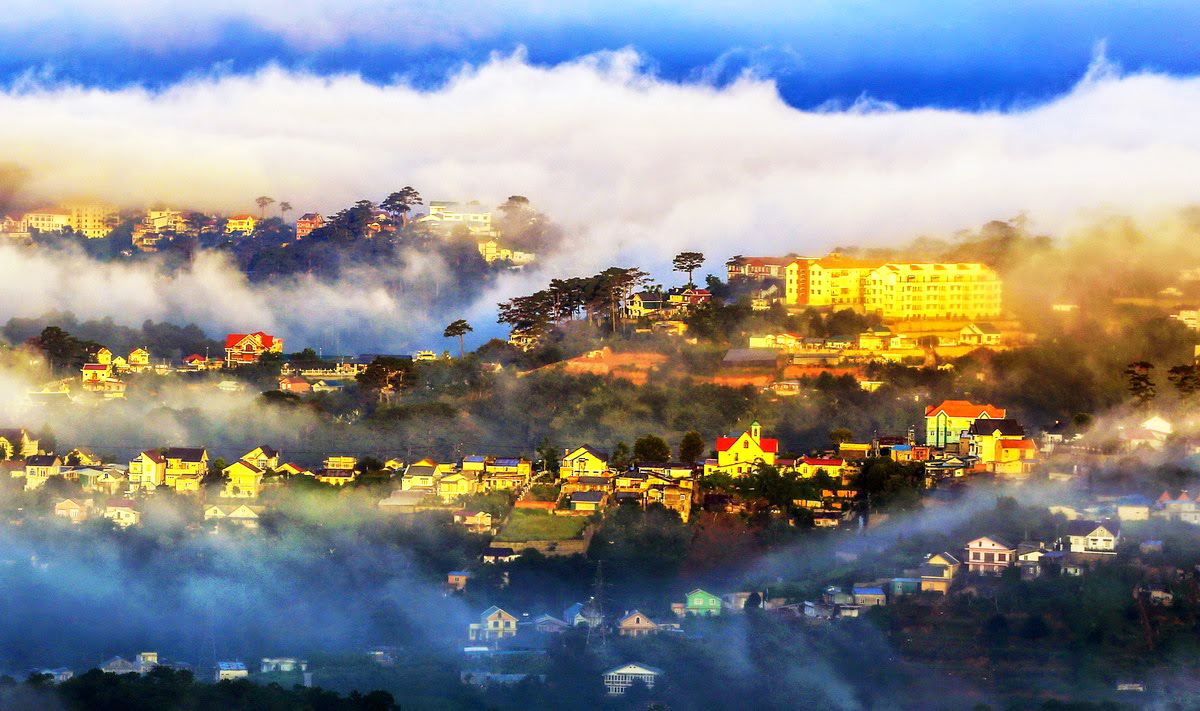
#> input picture Sources_imgs/DaLat.jpg, 1200 x 711 px
$ python seam_carving.py -resize -im Sources_imgs/DaLat.jpg -out out.png
#> lines starting #> are read from the running program, lines starting #| are printed output that depends on the picture
# USAGE:
# python seam_carving.py (-resize | -remove) -im IM -out OUT [-mask MASK]
#                        [-rmask RMASK] [-dy DY] [-dx DX] [-vis] [-hremove] [-backward_energy]
# Examples:
# python seam_carving.py -resize -im demos/ratatouille.jpg -out ratatouille_resize.jpg
#        -mask demos/ratatouille_mask.jpg -dy 20 -dx -200 -vis
# python seam_carving.py -remove -im demos/eiffel.jpg -out eiffel_remove.jpg
#        -rmask demos/eiffel_mask.jpg -vis

import numpy as np
import cv2
import argparse
from numba import njit
from scipy import ndimage as ndi
import copy


SEAM_COLOR = np.array([255, 200, 200])    # seam visualization color (BGR)
# if True, downsize image for faster carving
SHOULD_DOWNSIZE = True
# resized image width if SHOULD_DOWNSIZE is True
DOWNSIZE_WIDTH = 500
# large energy value for protective masking
ENERGY_MASK_CONST = 100000.0
MASK_THRESHOLD = 10                       # minimum pixel intensity for binary mask
USE_FORWARD_ENERGY = True                 # if True, use forward energy algorithm

########################################
# UTILITY CODE
########################################

# PROCESS MOUSE EVENTS
im = None
point1 = None
point2 = None
src = None
ROI = None
ROI_flag = None
mask2 = None
img2 = None
ROI_bymouse_flag = None

lsPointsChoose = []
tpPointsChoose = []

lsPointsChoose = []
tpPointsChoose = []

pointsCount = 0
count = 0
pointsMax = 100


# [75 lines left out: functions on_mouse, ROI_byMouse, visualize, resize, not called in this run]


def rotate_image(image, clockwise):
    k = 1 if clockwise else 3
    return np.rot90(image, k)

########################################
# ENERGY FUNCTIONS
########################################


# [116 lines left out: functions backward_energy, forward_energy, add_seam, add_seam_grayscale, remove_seam, not called in this run]


def remove_seam_grayscale(im, boolmask):
    h, w = im.shape[:2]
    return im[boolmask].reshape((h, w - 1))


# [97 lines left out: functions get_minimum_seam, compute_shortest_path, seams_removal, seams_insertion, not called in this run]

########################################
# MAIN DRIVER FUNCTIONS
########################################


def seam_carve(im, dy, dx, mask=None, vis=False):
    im = im.astype(np.float64)
    h, w = im.shape[:2]
    assert h + dy > 0 and w + dx > 0 and dy <= h and dx <= w

    if mask is not None:
        mask = mask.astype(np.float64)

    output = im

    if dx < 0:
        output, mask = seams_removal(output, -dx, mask, vis)

    elif dx > 0:
        output, mask = seams_insertion(output, dx, mask, vis)

    if dy < 0:
        output = rotate_image(output, True)
        if mask is not None:
            mask = rotate_image(mask, True)
        output, mask = seams_removal(output, -dy, mask, vis, rot=True)
        output = rotate_image(output, False)

    elif dy > 0:
        output = rotate_image(output, True)
        if mask is not None:
            mask = rotate_image(mask, True)
        output, mask = seams_insertion(output, dy, mask, vis, rot=True)
        output = rotate_image(output, False)

    return output


# [31 lines left out: function object_removal, not called in this run]


if __name__ == '__main__':
    ap = argparse.ArgumentParser()
    group = ap.add_mutually_exclusive_group(required=True)
    group.add_argument("-resize", action='store_true')
    group.add_argument("-remove", action='store_true')

    ap.add_argument("-im", help="Path to image", required=True)
    ap.add_argument("-out", help="Output file name", required=True)
    ap.add_argument("-mask", help="Path to (protective) mask")
    ap.add_argument("-rmask", help="Check condition to removal mask")
    ap.add_argument(
        "-dy", help="Number of vertical seams to add/subtract", type=int, default=0)
    ap.add_argument(
        "-dx", help="Number of horizontal seams to add/subtract", type=int, default=0)
    ap.add_argument(
        "-vis", help="Visualize the seam removal process", action='store_true')
    ap.add_argument(
        "-hremove", help="Remove horizontal seams for object removal", action='store_true')
    ap.add_argument("-backward_energy",
                    help="Use backward energy map (default is forward)", action='store_true')
    args = vars(ap.parse_args())

    IM_PATH, MASK_PATH, OUTPUT_NAME, R_MASK_CHECKED = args[
        "im"], args["mask"], args["out"], args["rmask"]

    im = cv2.imread(IM_PATH)
#> im is the input picture: shape (711, 1200, 3); mean B, G, R 137.9, 137.9, 137.3

    height, width = im.shape[:2]
#> height = 711; width = 1200
    size = (int(width*0.3), int(height*0.3))
#> size = (360, 213)
    im = cv2.resize(im, size, interpolation=cv2.INTER_AREA)
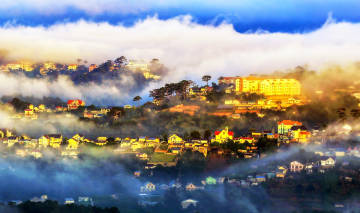
#> im: shape (213, 360, 3); mean B, G, R 137.9, 137.9, 137.3

    cv2.namedWindow('src')
    cv2.setMouseCallback('src', on_mouse)
    cv2.imshow('src', im)

    assert im is not None
    mask = cv2.imread(MASK_PATH, 0) if MASK_PATH else None

    #Call mouse event to draw multip line -> define an area called mask ->remove
    if R_MASK_CHECKED:
        while True:
            key = cv2.waitKey(1) & 0xFF
            if key == 27:
                break
            if key == ord("s"):
                ROI_byMouse()
                #cv2.destroyAllWindows()
        if R_MASK_CHECKED:
            rmask = cv2.imread(".\Mask_imgs\mask.jpg", 0)
        else:
            rmask = None


    USE_FORWARD_ENERGY = not args["backward_energy"]

    # downsize image for faster processing
    h, w = im.shape[:2]
#> h = 213; w = 360
    if SHOULD_DOWNSIZE and w > DOWNSIZE_WIDTH:
        im = resize(im, width=DOWNSIZE_WIDTH)
        if mask is not None:
            mask = resize(mask, width=DOWNSIZE_WIDTH)
        if rmask is not None:
            rmask = resize(rmask, width=DOWNSIZE_WIDTH)

    # image resize mode
    if args["resize"]:
        dy, dx = args["dy"], args["dx"]
        assert dy is not None and dx is not None
        output = seam_carve(im, dy, dx, mask, args["vis"])
        cv2.imwrite(OUTPUT_NAME, output)

    # object removal mode
    elif args["remove"]:
        assert rmask is not None
        output = object_removal(im, rmask, mask, args["vis"], args["hremove"])
        cv2.imwrite(OUTPUT_NAME, output)

$ run again, on Sources_imgs/bench.png
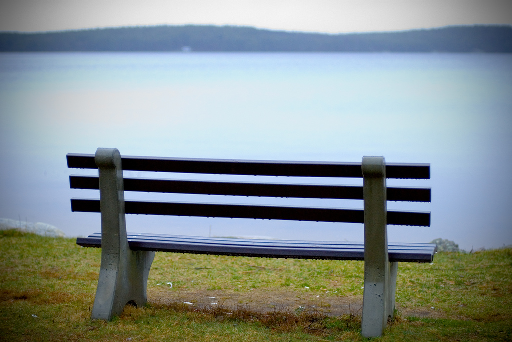
#> input picture Sources_imgs/bench.png, 512 x 342 px
#> im is the input picture: shape (342, 512, 3); mean B, G, R 145, 145.1, 134.1
#> `im = cv2.resize(im, size, interpolation=cv2.INTER_AREA)`:
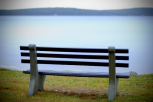
#> im: shape (102, 153, 3); mean B, G, R 145, 145.1, 134.1
